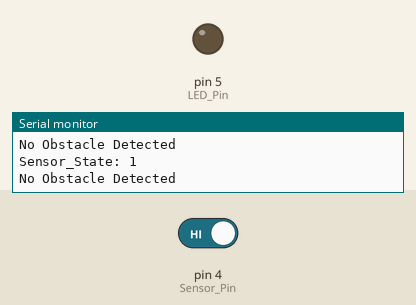
Simulated run of this sketch. Board: Arduino Uno, built with avr-gcc and run on an emulated ATmega328P. Shown: output pins drawn as LEDs (lit = HIGH), the last lines printed to the serial monitor. The test bench sets the inputs (shaded band); at power-on: pin 4 (Sensor_Pin) HIGH.

Above: at 1.2 s.
1.3 s: pin 4 (Sensor_Pin) driven LOW
At 1.6 s:
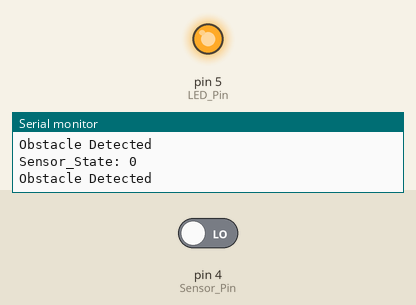
2.8 s: pin 4 (Sensor_Pin) driven HIGH
At 4.2 s:
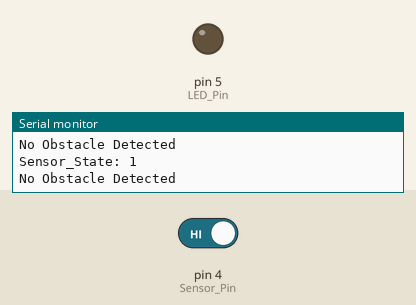
Timing chart, 0 to 5.8 s (numbered marks = the images above; inputs shaded):
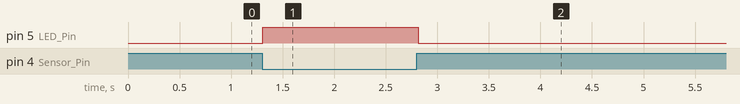

The sketch:

IR_Obstacle_Sensor.ino
```cpp
/*
Welcome to JP Learning
*/
byte Sensor_Pin = 4, LED_Pin = 5;
void setup() {
  Serial.begin(115200);
  pinMode(Sensor_Pin, INPUT);
  pinMode(LED_Pin, OUTPUT);
  Serial.println("\n\nWelcome to JP Learning\n");
}

void loop() {
  bool Sensor_State = digitalRead(Sensor_Pin);
  Serial.println("\nSensor_State: " + String(Sensor_State));
  if (!Sensor_State) {
    digitalWrite(LED_Pin, HIGH);
    Serial.println("Obstacle Detected");
  } else {
    digitalWrite(LED_Pin, LOW);
    Serial.println("No Obstacle Detected");
  }
  delay(100);
}
```

Measured:
- after the input at 1.3 s, pin 5 (LED_Pin): LOW → HIGH at once
- after the input at 2.8 s, pin 5 (LED_Pin): HIGH → LOW at once
